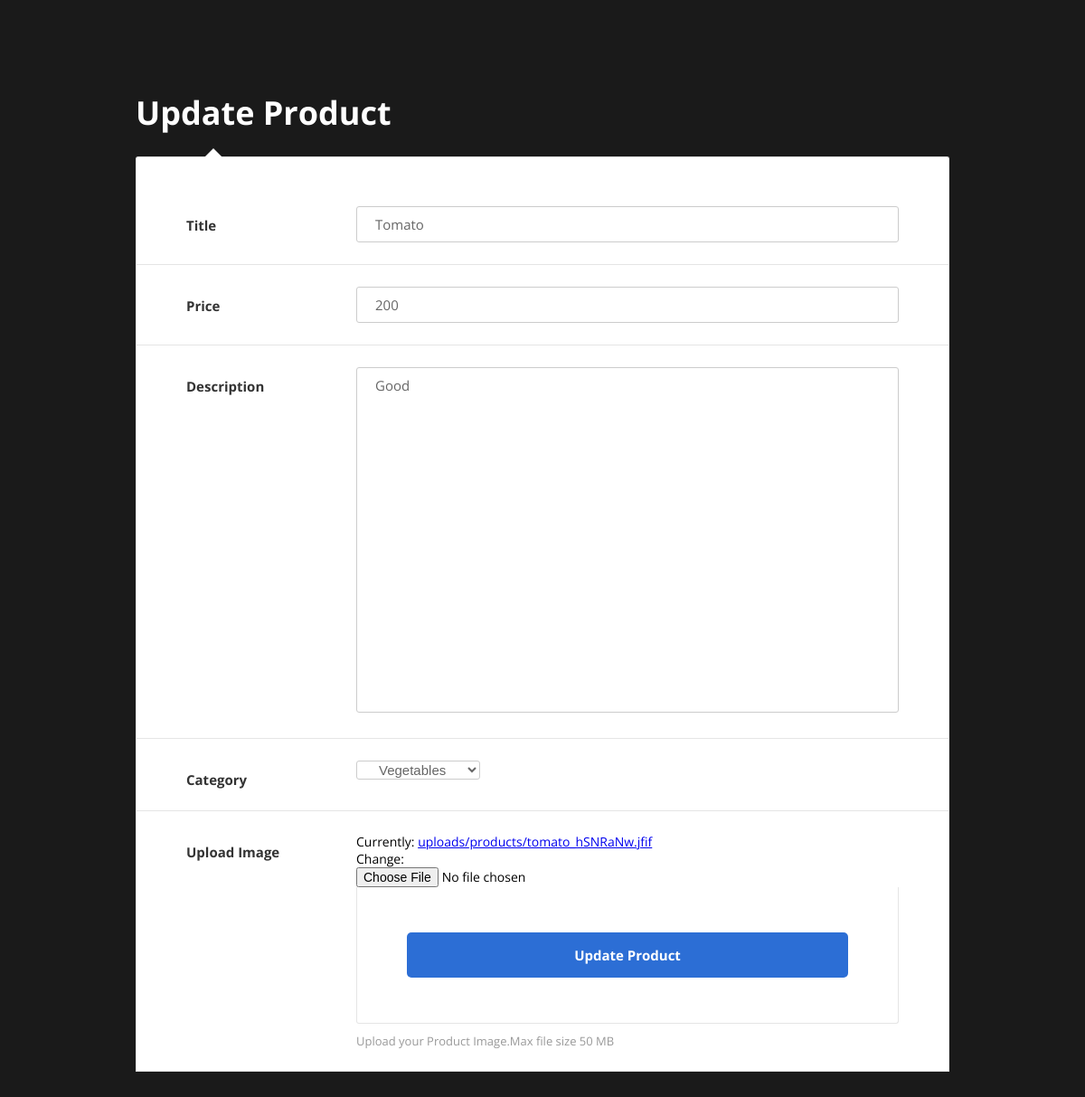
/product_update/16/ (signed in), run on an earlier commit of the app's database.
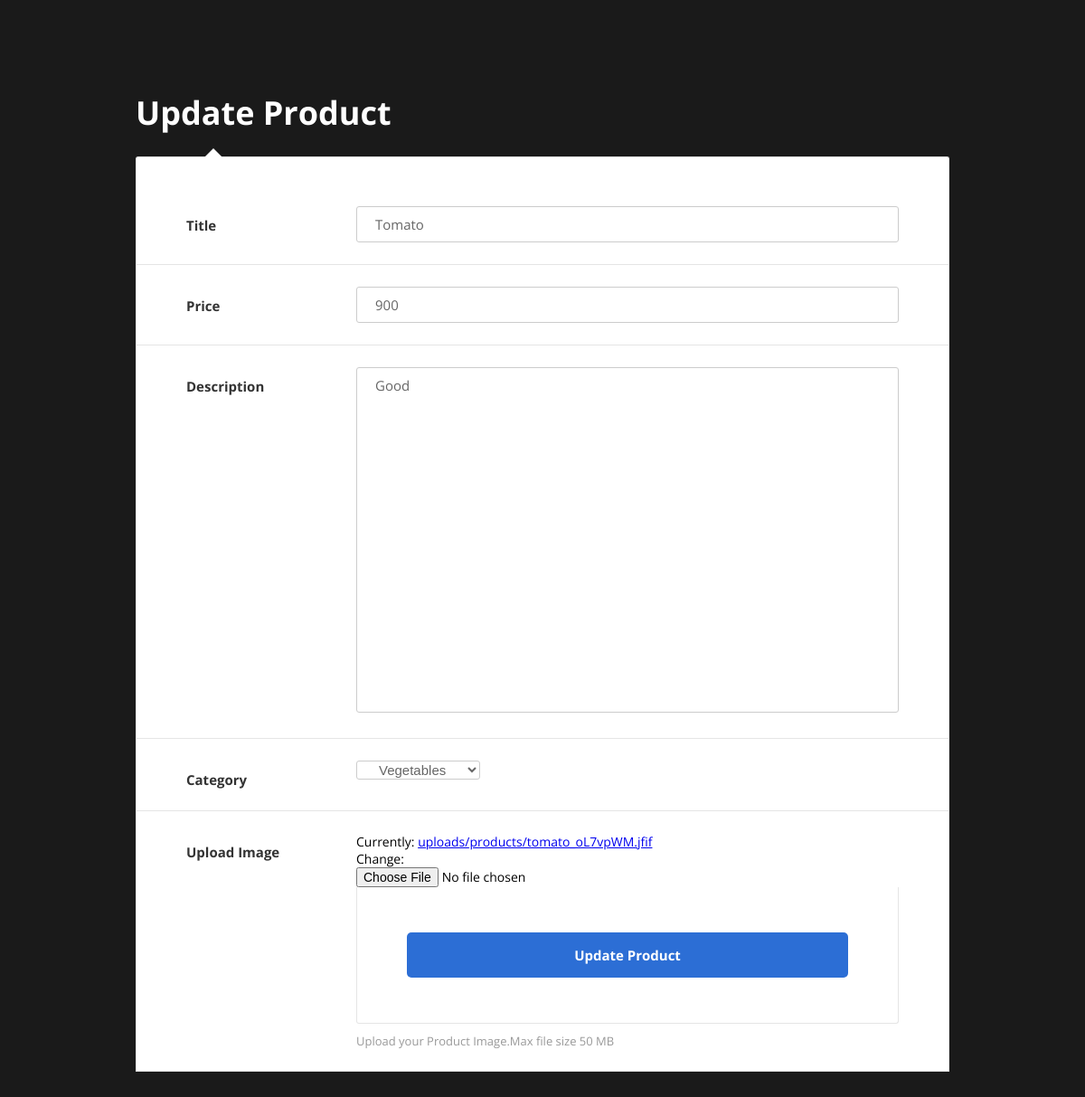
And on a later commit of the database.
### Base/models/product.py (models this page shows, shortened)
class Product(models.Model):
    title = models.CharField(max_length=250)
    description = models.TextField(max_length=250, blank=True, null=True)
    image = models.ImageField(upload_to='uploads/products/')
    price = models.IntegerField(default=0)
    created = models.DateTimeField(auto_now_add=True)
    category = models.ForeignKey(Categorie, on_delete=models.CASCADE, default=1)
    quantity = models.IntegerField(default=1)
    user = models.ForeignKey(User, on_delete=models.CASCADE, blank=True, null=True)
    class Meta:
        ordering = ['created']

### Base/views/productupdate.py (the view, shortened to what this page needs)
# urls.py: path('product_update/<int:pk>/',ProductUpdate.as_view(),name='product_update'),
class ProductUpdate(LoginRequiredMixin, UpdateView):
    model = Product
    template_name = 'base/product_update.html'
    fields = ['title', 'description', 'image', 'price', 'category']
    success_url = reverse_lazy('products')

### Base/models/categorie.py (called while the page is built)
    def __str__(self):
        return self.title

### Base/templates/Base/product_update.html (shortened to what this page needs)
{% load static %}
{% load crispy_forms_tags %}
{% load widget_tweaks %}
<!DOCTYPE html>
<html lang="en">
<head>
    <link href="{%static 'update_product/css/main.css'%}" rel="stylesheet" media="all">
</head>
<body>
    <div class="page-wrapper bg-dark p-t-100 p-b-50">
        <div class="wrapper wrapper--w900">
            <div class="card card-6">
                <div class="card-heading">
                    <h2 class="title">Update Product</h2>
                </div>
                <div class="card-body">
                    <form method="POST" action="" enctype='multipart/form-data'>
                        <div class="form-row">
                            <div class="name">Title</div>
                            <div class="value">
                                {%render_field form.title  class="input--style-6"  placeholder="Title" name="Title" type="text" %}
                            </div>
                        </div>
                        <div class="form-row">
                            <div class="name">Price</div>
                            <div class="value">
                                {%render_field form.price  class="input--style-6"  placeholder="Price" name="Price" type="text" %}
                            </div>
                        </div>
                        <div class="form-row">
                            <div class="name">Description</div>
                            <div class="value">
                                <div class="input-group">
                                {%render_field form.description  class="input--style-6"  placeholder="Product Description" name="Product_Description" type="text" %}
                                </div>
                            </div>
                        </div>
                        <div class="form-row">
                        <div class="name">Category</div>
                            {%render_field form.category class="input--style-6" name="Product_Category" type="text" %}
                        </div>
                        <div class="form-row">
                            <div class="name">Upload Image</div>
                            <div class="value">
                                <div class="input-group js-input-file">
                                    {%render_field form.image  class="label--file"  name="file_image" id="file"%}
                                </div>
                                <div class="card-footer">
                                 <input class="btn btn--radius-2 btn--blue-2" type="submit" value="Update Product">
                              </div>
                                <div class="label--desc">Upload your Product Image.Max file size 50 MB</div>
                            </div>
                        </div>
                    </form>
                </div>
            </div>
        </div>
    </div>
</body>
</html>

What changed in the data, as far as the page shows it:
changed Product "Tomato": price "200" → "900"
Also different on the page:
text no longer shown: "Currently: uploads/products/tomato_hSNRaNw.jfif Change:"
text now shown: "Currently: uploads/products/tomato_oL7vpWM.jfif Change:"
